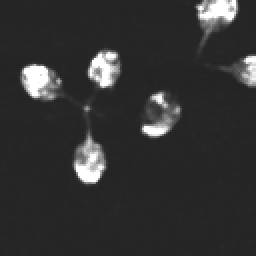
#> input picture Reference_Data/NL1_2V_flat2_1s1_18.tif, 128 x 128 px, given in place of out.png, which was not available (shown 2 times larger)
$ python 08_04_JM_emccd_script.py out.png   (older library calls are emulated)
#> lines starting #> are read from the running program, lines starting #| are printed output that depends on the picture; after the words box and inside, x2 and y2 are one past the last pixel; in counts of white or black regions, pixels touching at a corner belong together; pictures that were not available may be replaced by others from this repository, and a replacement may not be noted
# 07/26/20 - Jose Mayorga
#
# This script is designed to analyze images taken with an EMCCD camera.
#
# Luminescent regions are selected based on predefined categories of mean luminescence values.
# The regions are then cleaned, labeled and  filtered by predefined sizes as objects. The mean luminescence
# value is then calculated by taking the mean of the sum of the mean luminescence values of each object.
# The final value is adjusted based off either the min, mean or median luminescence value of the image.
#
# Mean luminescence Value and Standard Deviation are reported.
#
# usage: python <script.py> <input_image.tiff>
#
# input_image - should be of '.tiff' format'

import sys
import skimage.io
import numpy as np
from scipy import ndimage
# from matplotlib import pyplot as plt # Uncomment plot statements to visualize process.

targetFile = sys.argv[1]

# Import image
image = skimage.io.imread(fname = targetFile)
#> image is the input picture: shape (128, 128) uint16; min 9195, max 65535, mean 13117.8

# Copy image for final luminescence caluclation
cleanImage = image.copy()

# Create a mask that covers values less than a predefined luminescence level
if image.mean() < 10000: # Consider removing and simply reporting mean luminescence due to high sensitivity.
    mask = (image > image.min() + (image.mean() * 0.17)).astype(np.float)
elif image.mean() < 12500:
    mask = (image > image.max() * 0.4).astype(np.float)
elif image.mean() < 15000:
    mask = (image > image.max() * 0.5).astype(np.float)
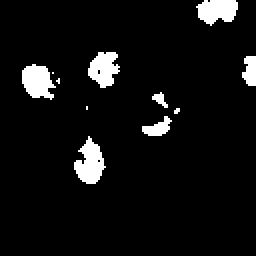
#> mask: shape (128, 128) float64 (shown 2 times larger); values 0 (black) and 1 (white), 6.3% white; 11 white regions (4 under 20 px), largest, box (x1, y1, x2, y2) and area: (37, 68, 53, 92) 228, (11, 32, 28, 50) 209, (98, 0, 119, 13) 199
elif image.mean() < 17000:
    mask = (image > image.max() * 0.6).astype(np.float)
else:
    mask = (image > image.max() * 0.7).astype(np.float)

# Apply mask over image
image = mask + 0.1*np.random.randn(*mask.shape)
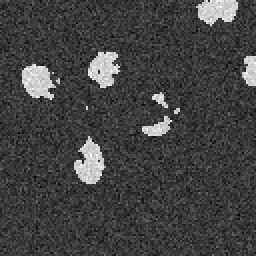
#> image: shape (128, 128) float64 (shown 2 times larger); min -0.374, max 1.3, mean 0.0628; drawn with min black and max white
#plt.imshow(image)
binaryImg = image > 0.5 # Converts image into binary
#plt.imshow(binaryImg)

# Clean up luminescent objects
erodedImg = ndimage.binary_erosion(binaryImg)
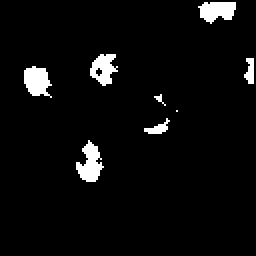
#> erodedImg: shape (128, 128) bool (shown 2 times larger); 4.3% white; 8 white regions (2 under 20 px), largest, box (x1, y1, x2, y2) and area: (38, 70, 52, 91) 165, (12, 33, 26, 49) 156, (99, 1, 118, 12) 149, (45, 27, 59, 43) 137, (122, 29, 127, 42) 46, (72, 59, 85, 67) 46
reconstructImg = ndimage.binary_propagation(erodedImg, mask = binaryImg)
tmp = np.logical_not(reconstructImg)
erodedTmp = ndimage.binary_erosion(tmp)
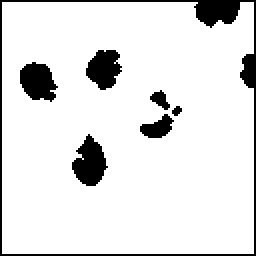
#> erodedTmp: shape (128, 128) bool (shown 2 times larger); 88.9% white; 7 black regions (1 under 20 px), largest, box (x1, y1, x2, y2) and area: (0, 0, 128, 128) 820, (36, 67, 54, 93) 291, (10, 31, 29, 51) 266, (43, 25, 61, 45) 251, (70, 57, 87, 69) 120, (75, 45, 85, 55) 54
reconstructFinal = np.logical_not(ndimage.binary_propagation(erodedTmp, mask = tmp))
#> reconstructFinal: shape (128, 128) bool; 6.3% white; 8 white regions (1 under 20 px), largest, box (x1, y1, x2, y2) and area: (37, 68, 53, 92) 229, (11, 32, 28, 50) 209, (98, 0, 119, 13) 200
#plt.imshow(reconstructFinal)

# Label regions to distinguish them
mask = (reconstructFinal > reconstructFinal.mean()).astype(np.float) # Recalulating mask
image = mask + 0.2*np.random.randn(*mask.shape)
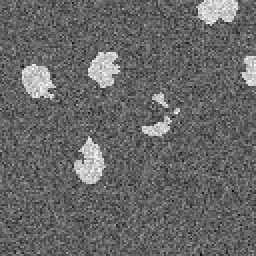
#> image: shape (128, 128) float64 (shown 2 times larger); min -0.932, max 1.52, mean 0.0627; drawn with min black and max white
labelIm, numLabels = ndimage.label(mask)
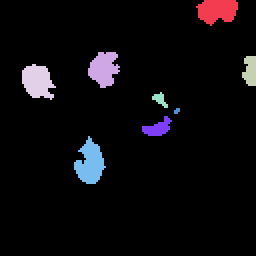
#> labelIm: shape (128, 128) int32 (shown 2 times larger); 9 distinct labels, from 0 to 8; one colour per label, 0 black
#> numLabels = 8
#numLabels # how many regions?
#plt.imshow(labelIm)

# Cacluate statistics: size of regions and mean luminescence of regions
sizes = ndimage.sum(mask, labelIm, range(numLabels + 1))
#> sizes = [0, 200, 196, 83, 209, 31, 7, 81, 229]
#meanVals = ndimage.sum(image, labelIm, range(1, numLabels + 1))

# Selecting based on maximum value of all sizes, since there is generally a large gap in size of luminescent objects
if sizes.max() < 500:
    maskSize = sizes < sizes.max() * 0.3
#> maskSize = [True, False, False, False, False, True, True, False, False]
elif sizes.max() < 1000:
    maskSize = sizes < sizes.max() * 0.25
elif sizes.max() < 2000:
    maskSize = sizes < sizes.max() * 0.09
else:
    maskSize = sizes < sizes.max() * 0.1

# Applying new mask
removePixels = maskSize[labelIm]
#> removePixels: shape (128, 128) bool; 93.9% white; 6 black regions, box (x1, y1, x2, y2) and area: (37, 68, 53, 92) 229, (11, 32, 28, 50) 209, (98, 0, 119, 13) 200, (44, 26, 60, 44) 196, (121, 28, 128, 43) 83, (71, 58, 86, 68) 81
removePixels.shape
labelIm[removePixels] = 0
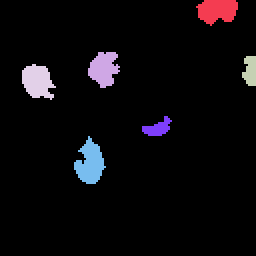
#> labelIm: shape (128, 128) int32 (shown 2 times larger); 7 distinct labels, from 0 to 8; one colour per label, 0 black
#plt.imshow(labelIm)

# Relabeling image
labels = np.unique(labelIm)
#> labels = [0, 1, 2, 3, 4, 7, 8]
labelIm = np.searchsorted(labels, labelIm)
#> labelIm: shape (128, 128) int64; 7 distinct labels, from 0 to 6

# Saving stencil for manual observation
#plt.imshow(labelIm)
#plt.savefig('07_31_stencil_w_image/stencil18.png')

# Calculate mean luminescence and standard deviation of objects
labelIm, numLabels = ndimage.label(labelIm)
#> labelIm: shape (128, 128) int32; 7 distinct labels, from 0 to 6
#> numLabels = 6
meanLumVal = ((ndimage.mean(cleanImage, labelIm, range(1, numLabels + 1))).sum()/numLabels) - np.mean(cleanImage)
#> meanLumVal = 40311.3
#meanLumVal = ((ndimage.mean(cleanImage, labelIm, range(1, numLabels + 1))).sum()/numLabels) - np.min(cleanImage)
#meanLumVal = ((ndimage.mean(cleanImage, labelIm, range(1, numLabels + 1))).sum()/numLabels) - np.median(cleanImage)

stdDeviation = np.std(ndimage.mean(cleanImage, labelIm, range(1, numLabels + 1)))
#> stdDeviation = 1635.3

print('Mean Luminescence Value: ' + str(round(meanLumVal, 4)))
#| Mean Luminescence Value: 40311.3269
print('Standard Deviation: ' + str(round(stdDeviation, 4)))
#| Standard Deviation: 1635.349


#
